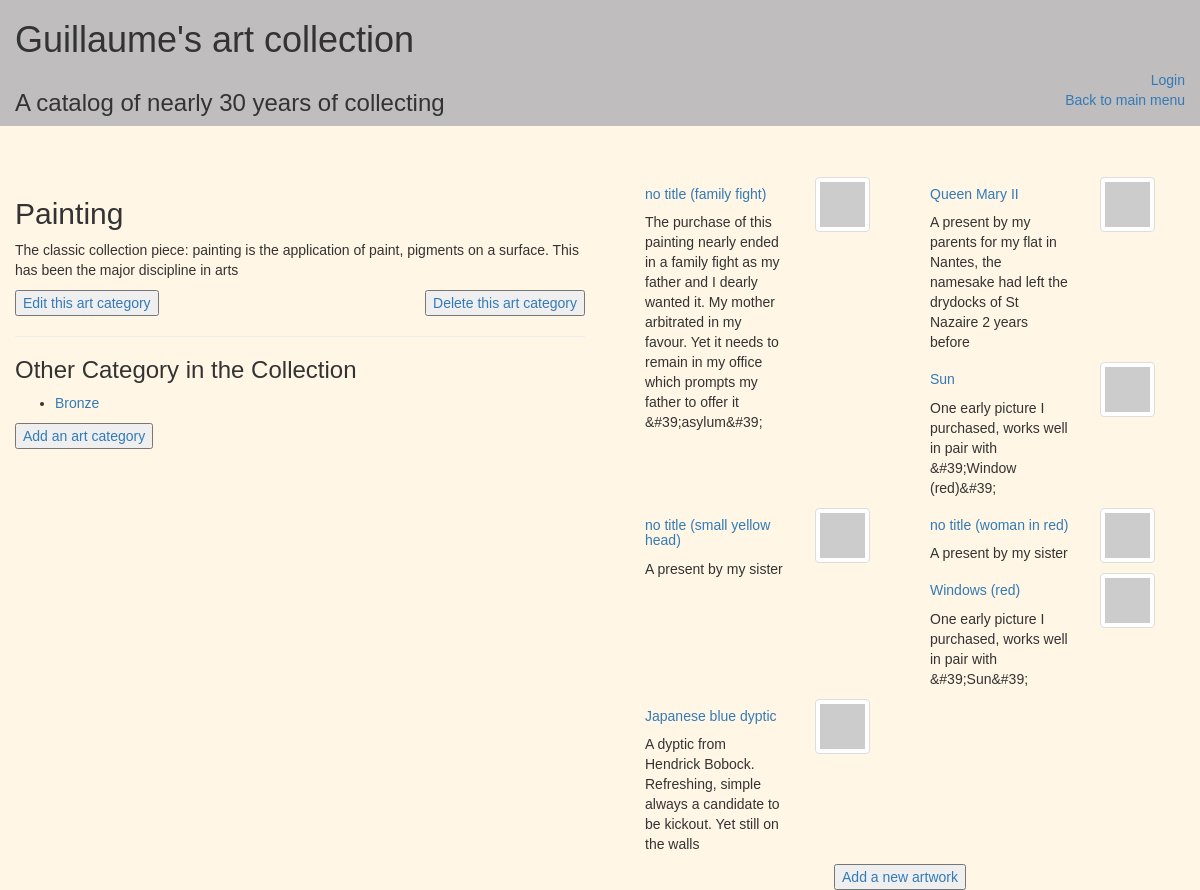
The page /art/2/ on the database as committed earlier.
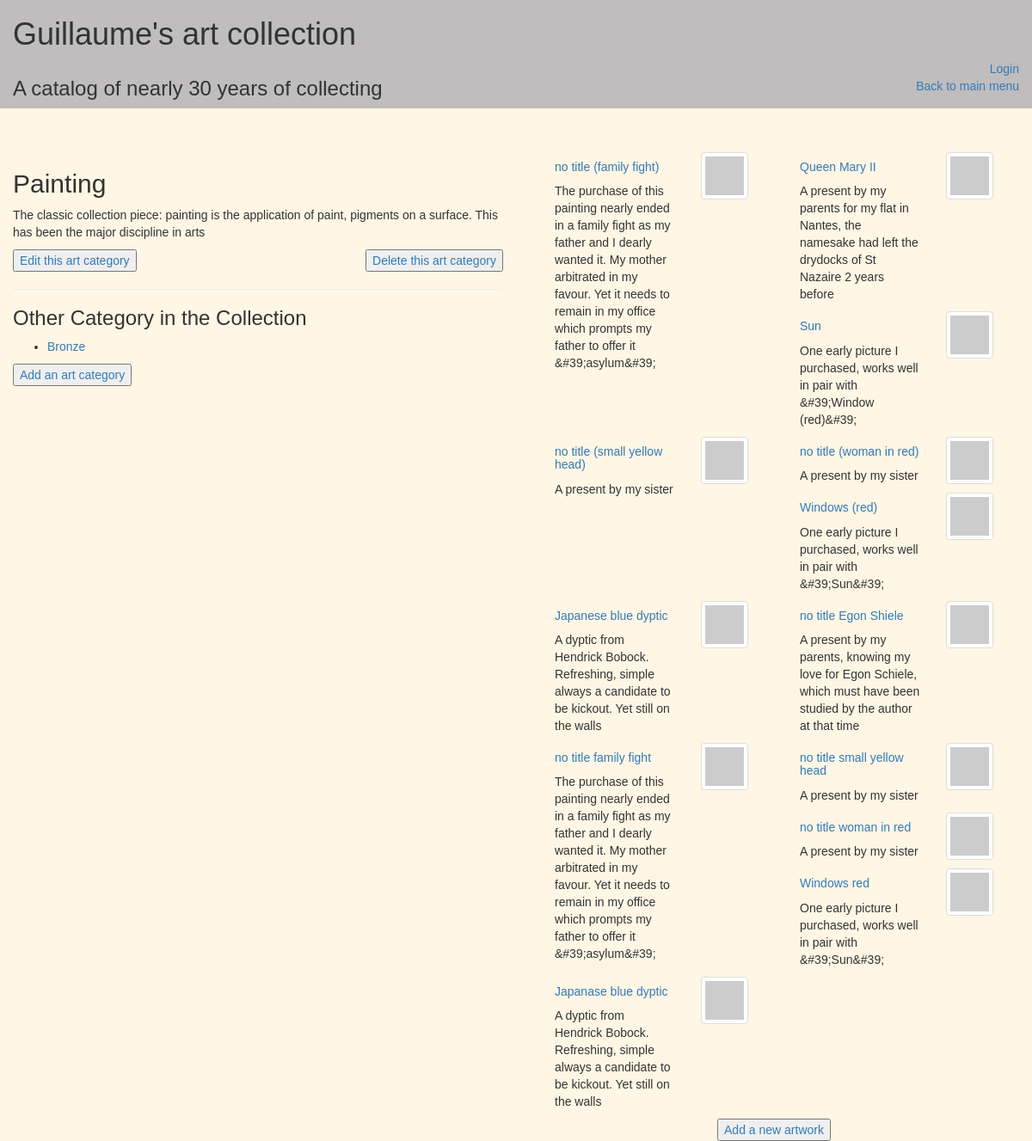
The same page on the database as committed later.
### database_setup.py (models this page shows, shortened)
class Art(Base):
    __tablename__ = 'art'
    id = Column(Integer, primary_key=True)
    type = Column(String(80))
    description = Column(Text)
    user_id = Column(Integer, ForeignKey('user.id'), nullable=False)
    user = relationship(User)

class Artwork(Base):
    __tablename__ = 'artwork'
    name = Column(String(120), nullable = False)
    id = Column(Integer, primary_key = True)
    description = Column(Text)
    purchase_year = Column(String(4))
    size = Column(String(20))
    weight = Column(String(20))
    purchase_prize = Column(String(80))
    user_id = Column(Integer, ForeignKey('user.id'), nullable=False)
    user = relationship(User)
    art_id = Column(Integer, ForeignKey('art.id'), nullable=False)
    art = relationship(Art)
    artist_id = Column(Integer, ForeignKey('artist.id'), nullable=False)
    artist = relationship(Artist)

### __init__.py (the view)
@app.route('/art/<int:art_id>/')
def showArts(art_id):
    arts = session.query(Art).all()
    artworks = session.query(Artwork).filter_by(art_id=art_id).all()
    return render_template('arts.html',
                           arts=arts,
                           id=art_id,
                           artworks=artworks,
                           login_session = login_session)

### templates/arts.html (shortened to what this page needs)
{% extends "generic_header.html" %}
{% block content %}
<div class="container-fluid">
	<div class="row">
		<div class = "col-xs-12 flash">
		</div>
	</div>
	<div class = "row">
		<div class = "col-xs-12 col-md-6">
			{% for art in arts %}
				{% if art.id == id %}
					<h2>{{art.type}}</h2>
					<p>{{art.description}}</p>
				<div class="row">
					<span class="col-xs-6"><button type="button"><a href="{{url_for('editArt', art_id = art.id)}}">Edit this art category</a></button></span>
					<span class="col-xs-6 text-right"><button type="button"><a href="{{url_for('deleteArt', art_id = art.id)}}">Delete this art category</a></button></span>
				</div>
				<hr>
				{% endif %}
			{% endfor %}
			<h3>Other Category in the Collection </h3>
			<ul>
				{% for art in arts %}
					{% if art.id != id %}
						<li>
							<a href="{{url_for('showArts', art_id = art.id)}}">{{art.type}}</a>
						</li>
					{% endif %}
				{% endfor %}
			</ul>
			<button type="button"><a href="{{url_for('addArt')}}">Add an art category</a></button>
		</div>
		<div class = "col-xs-12 col-md-6">
			{% for artwork in artworks %}
				<div class = "col-xs-12 col-md-6">
					<div class = "col-xs-8">
						<h5><a href="{{url_for('showArtworks', artwork_id = artwork.id)}}">{{ artwork.name }}</a></h5>
						<p>{{artwork.description}}<p>
					</div>
					<div class = "col-xs-4">
						<img class = 'img-responsive img-thumbnail' src="http://placehold.it/80x80">
					</div>
				</div>
			{% endfor %}
			<div class = "col-xs-12 text-center">
				<button type="button"><a href="{{url_for('addArtwork')}}">Add a new artwork</a></button>
			</div>
		</div>
	</div>
</div>
{% endblock %}

### templates/generic_header.html (shortened to what this page needs)
<!DOCTYPE html>
<html>
<head>
	<link href="https://maxcdn.bootstrapcdn.com/bootstrap/3.3.7/css/bootstrap.min.css" rel="stylesheet">
	<link rel="stylesheet" href="{{ url_for('static', filename='css/style.css')}}">
</head>
<body>
	<header class="container-fluid">
		<div class="row">
			<h1 class="col-md-12">Guillaume's art collection</h1>
			<div class="col-md-6">
				<h3>A catalog of nearly 30 years of collecting</h3>
			</div>
			<div class="col-md-6 text-right">
				{% if login_session and login_session['user_id'] %}
					<p>
						You're logged in as {{login_session['username']}}
						<a href="{{ url_for('startLogout')}}">Logout</a>
					</p>
				{% else %}
					<a href="{{ url_for('showLogin')}}">Login</a>
					<br>
				{% endif %}
				<a href="{{ url_for('showArtCatalog')}}">Back to main menu</a>
			</div>
		</div>
	</header>
	<section>
	{% block content %}
	{% endblock %}
	</section>
</body>
</html>

### static/css/style.css (style rules this page uses)
body { font-family: Helvetica, sans-serif; background-color: #fff6e5; }
header { background-color: #bfbdbd; }
.flash { margin: 25px 0; font-size: 16px; }

Rows that differ between the two databases and show on the page:
added Artwork: name "no title Egon Shiele", description "A present by my parents, knowing my love for Egon Schiele, which must have been studied by the author at that time"
added Artwork: name "no title family fight", description "The purchase of this painting nearly ended in a family fight as my father and I dearly wanted it. My mother arbitrated in my favour. Yet it needs to remain in my office which prompts my father to offer it &#39;asylum&#39;"
added Artwork: name "no title small yellow head", description "A present by my sister"
added Artwork: name "no title woman in red", description "A present by my sister"
added Artwork: name "Windows red", description "One early picture I purchased, works well in pair with &#39;Sun&#39;"
added Artwork: name "Japanase blue dyptic", description "A dyptic from Hendrick Bobock. Refreshing, simple always a candidate to be kickout. Yet still on the walls"
